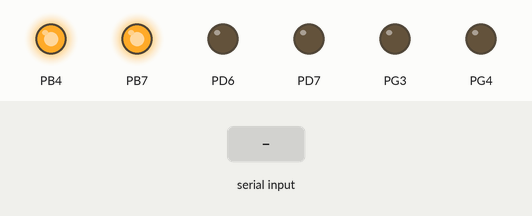
Bench run of a program on a simulated ATmega128, built with avr-gcc and emulated at 8 MHz. Shown: output pins drawn as LEDs (lit = HIGH). Inputs (shaded band) come from the test bench.

Above: at 1.2 s.
1.3 s: "F" received over Serial
At 2.4 s:
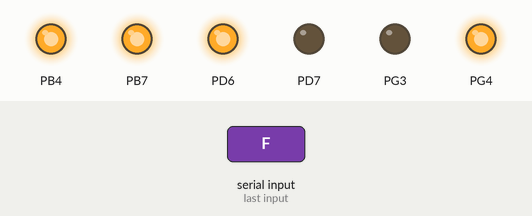
2.8 s: "B" received over Serial
At 3.5 s:
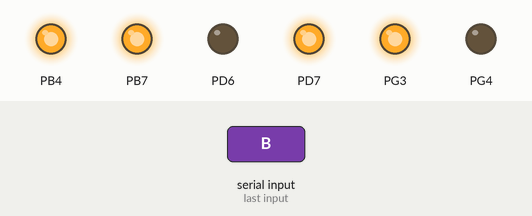
4.3 s: "R" received over Serial
At 4.7 s:
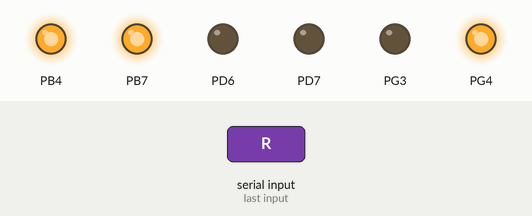
5.8 s: "L" received over Serial
At 7.0 s:
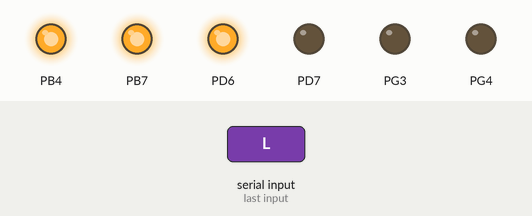
7.3 s: "1" received over Serial
At 8.2 s:
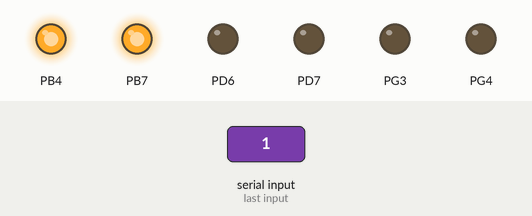
Timing chart, 0 to 9.8 s (numbered marks = the images above; inputs shaded):
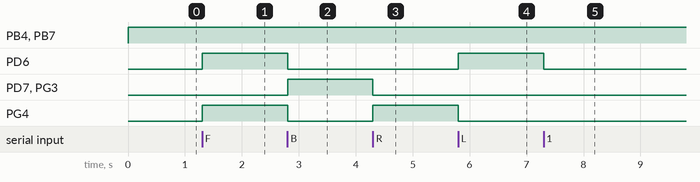

Measured:
- after the input at 1.3 s, PD6, PG4: LOW → HIGH at once
- after the input at 2.8 s, PD6, PG4: HIGH → LOW at once; PD7, PG3: LOW → HIGH at once
- after the input at 4.3 s, PD7, PG3: HIGH → LOW at once; PG4: LOW → HIGH at once
- after the input at 5.8 s, PD6: LOW → HIGH at once; PG4: HIGH → LOW at once
- after the input at 7.3 s, PD6: HIGH → LOW at once

The program:

main.cpp
```cpp
/*
 * usart_128_02.cpp
 *
 * Created: 1/30/2019 8:52:08 PM
 * Author : user
 */

#include <avr/io.h>
#define F_CPU 8000000UL
#define BAUD_PRESCALE (((F_CPU / (BAUDRATE * 16UL))) - 1)	/* Define prescale value */
#include <util/delay.h>

//defining uart//
void USART_Init(unsigned long BAUDRATE);
char USART_RxChar();
void USART_TxChar(char data);


float acc_x, acc_y, acc_z;


int main(void)
{
	USART_Init(4800);
	unsigned char dir;
	DDRG = 0b11000;
	DDRD = 0b11000000;
	DDRB = 0b10010000;
	PORTB |= (1<<PINB4)|(1<<PINB7);
    while (1)
    {
		dir = USART_RxChar();
		// USART_TxChar(dir);
		//_delay_ms(100);
// 		if ((dir != 'F') || (dir != 'B') || (dir != 'R') || (dir != 'L')) {
// 			while(1) {
// 				dir = USART_TxChar();
// 				if ((dir == 'F') || (dir == 'B') || (dir == 'R') || (dir == 'L')) {
// 					break;
// 				}
// 			}
// 		}

	//	USART_TxChar(dir);
		switch (dir)
		{

		case'F' :
			PORTG |= (1<<PING4);
			PORTG &= ~(1<<PING3);
			PORTD |= (1<<PIND6);
			PORTD &= ~(1<<PIND7);
			break;

		case'B' :
			PORTG &= ~(1<<PING4);
			PORTG |= (1<<PING3);
			PORTD &= ~(1<<PIND6);
			PORTD |= (1<<PIND7);
			break;
		case'R' :

			PORTG |= (1<<PING4);
			PORTG &= ~(1<<PING3);
			PORTD &= ~(1<<PIND6);
			PORTD &= ~(1<<PIND7);
		    break;
		case'L':
			PORTG &= ~(1<<PING4);
			PORTG &= ~(1<<PING3);
			PORTD |= (1<<PIND6);
			PORTD &= ~(1<<PIND7);
		    break;
		default:
			PORTG &= ~(1<<PING4);
			PORTG &= ~(1<<PING3);
			PORTD &= ~(1<<PIND6);
			PORTD &= ~(1<<PIND7);
			break;
		/*default:
			PORTG &= ~(1<<PING4);
			PORTG &= ~(1<<PING3);
			PORTD &= ~(1<<PIND6);
			PORTD &= ~(1<<PIND7);
			break;*/
		//PD6 PD7 right motor
		//PG3 PG4 left motor
		}
	}
}

void USART_Init(unsigned long BAUDRATE)				/* USART initialize function */
{
	UCSR0B |= (1 << RXEN0) | (1 << TXEN0);				/* Enable USART transmitter and receiver */
	UCSR0C |= (1 << UCSZ00) | (1 << UCSZ01);	/* Write USCRC for 8 bit data and 1 stop bit */
	UBRR0L = BAUD_PRESCALE;							/* Load UBRRL with lower 8 bit of prescale value */
	UBRR0H = (BAUD_PRESCALE >> 8);					/* Load UBRRH with upper 8 bit of prescale value */
}


char USART_RxChar()									/* Data receiving function */
{
	while (!(UCSR0A & (1 << RXC0)));					/* Wait until new data receive */
	return(UDR0);									/* Get and return received data */
}

void USART_TxChar(char data)						/* Data transmitting function */
{
	UDR0 = data;										/* Write data to be transmitting in UDR */
	while (!(UCSR0A & (1<<UDRE0)));					/* Wait until data transmit and buffer get empty */
}
```
